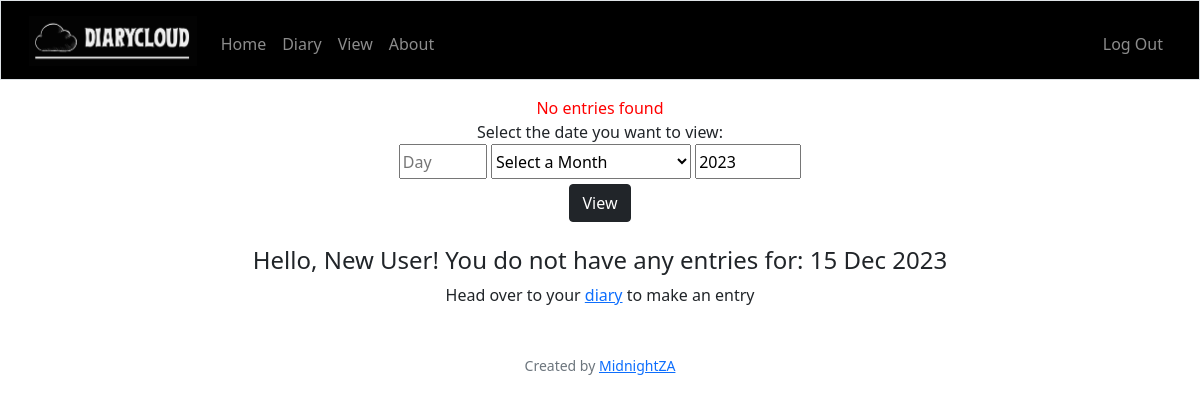
The page /view (signed in) on the database as committed earlier.
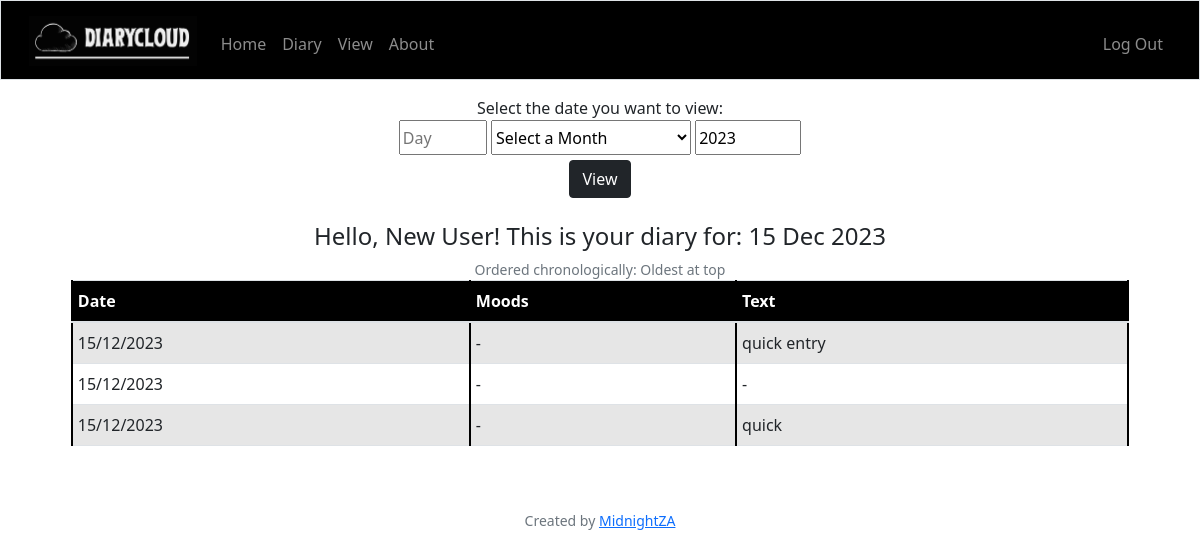
The same page on the database as committed later.
### tables this page shows
CREATE TABLE "users" ("id" INTEGER PRIMARY KEY AUTOINCREMENT UNIQUE NOT NULL, "username" TEXT UNIQUE NOT NULL, "hash" TEXT NOT NULL, "name" TEXT NOT NULL DEFAULT 'To DiaryCloud');

CREATE TABLE 'userdata' ("id" INTEGER PRIMARY KEY AUTOINCREMENT UNIQUE NOT NULL, "mood" TEXT, "user_id" TEXT NOT NULL, 'year'  DATETIME NOT NULL  , 'month'  DATETIME NOT NULL  , 'day'  DATETIME NOT NULL  , 'notes' TEXT, 'image' BLOB, 'text' TEXT, FOREIGN KEY ("user_id") REFERENCES users(id));

### app.py (the view, shortened to what this page needs)
@app.route("/view", methods=["GET", "POST"])
@login_required
def view():
    userid = db.execute("SELECT name FROM users WHERE id = ?;", session['user_id'])[0]['name']
    apology = ""
    if request.method == "GET":
        date = datetime.now()
        year = date.year
        month = date.month
        day = date.day
        try:
            text_db = db.execute("SELECT day, month, year, mood, text FROM userdata WHERE user_id=? AND day=? AND month=? AND year=?;",session['user_id'],day, month, year)
        except:
            text_db = "No entries found"
        if len(text_db) == 0:
            apology = "No entries found"
        return render_template("view.html", name=userid, text_db=text_db, day=day, month=calendar.month_abbr[int(month)], year=year, apology=apology)

### app.py (called while the page is built)
@app.after_request
def after_request(response):
    response.headers["Cache-Control"] = "no-cache, no-store, must-revalidate"
    response.headers["Expires"] = 0
    response.headers["Pragma"] = "no-cache"
    return response

### helpers.py (called while the page is built)
def login_required(f):
    @wraps(f)
    def decorated_function(*args, **kwargs):
        if session.get("user_id") is None:
            return redirect("/login")
        return f(*args, **kwargs)
    return decorated_function

### templates/view.html (shortened to what this page needs)
{% extends "layout.html" %}
{% block apology %}
    <p class="apology">{{ apology }}</p>
{% endblock %}
{% block main %}
    <div>
        <form action="/view" method="post">
            <p>Select the date you want to view: </p>
            <input type="number" name="day" id="day" placeholder="Day" min="1" max="31" autocomplete="off">
            <select class="month" name="month" id="month" value="{{ month }}">
                <option value="0">Select a Month</option>
            </select>
            <input type="number" name="year" id="year" placeholder="Year" min="2000" max="2050" value="{{ year }}" autocomplete="off">
            <br>
            <button class="btn btn-dark" id="view" type="submit">View</button>
        </form>
        <br>
        {% if apology != "No entries found" %}
            <h4>Hello, {{ name }}! This is your diary for: {{ day }} {{ month }} {{ year }}</h4>
            <p class="small text-center text-muted">Ordered chronologically: Oldest at top</p>
            <div class="diaryview">
                <table class="table table-hover table-striped">
                    <thead style="background-color: black; color: white;">
                        <tr>
                            <th class="text-start">Date</th>
                            <th class="text-start">Moods</th>
                            <th class="text-start">Text</th>
                        </tr>
                    </thead>
                    <tbody>
                        {% for row in text_db %}
                            <tr>
                                <td class="text-start">{{ row.day }}/{{ row.month }}/{{ row.year }}</td>
                                <td class="text-start">
                                    {% if not row.mood %}
                                        -
                                    {% else %}
                                        {% for word in row.mood.split() %}
                                            {{ word | capitalize }}
                                            <br>
                                        {% endfor %}
                                    {% endif %}
                                </td>
                                <td class="text-start">
                                    {% if not row.text %}
                                        -
                                    {% else %}
                                        {{ row.text }}
                                    {% endif %}
                                </td>
                            </tr>
                        {% endfor %}
                    </tbody>
                </table>
            </div>
        {% else %}
            <h4>Hello, {{ name }}! You do not have any entries for: {{ day }} {{ month }} {{ year }}</h4>
            <p>Head over to your <a href="/diary">diary</a> to make an entry</p>
        {% endif %}
    </div>
{% endblock %}

### templates/layout.html (shortened to what this page needs)
<!DOCTYPE html>
<html lang="en">
    <head>
        <link rel="stylesheet" href="https://cdn.jsdelivr.net/npm/bootstrap@4.1.3/dist/css/bootstrap.min.css">
        <link href="https://cdn.jsdelivr.net/npm/bootstrap@5.1.3/dist/css/bootstrap.min.css" rel="stylesheet">
        <link href="/static/styles.css" rel="stylesheet">
    </head>
    <body>
        <nav class="border navbar navbar-expand-md navbar-dark" style="background-color: black;">
            <div class="container-fluid">
                <a class="navbar-brand" href="/"><img src="static/logo_main.png" alt="Logo of DiaryCloud" height="50" filter=""></a>
                <div class="collapse navbar-collapse" id="navbar">
                    {% if session["user_id"] %}
                        <ul class="navbar-nav me-auto mt-2">
                            <li class="nav-item"><a class="nav-link" href="/">Home</a></li>
                            <li class="nav-item"><a class="nav-link" href="/diary">Diary</a></li>
                            <li class="nav-item"><a class="nav-link" href="/view">View</a></li>
                            <li class="nav-item"><a class="nav-link" href="/about">About</a></li>
                        </ul>
                        <ul class="navbar-nav ms-auto mt-2">
                            <li class="nav-item"><a class="nav-link" href="/logout">Log Out</a></li>
                        </ul>
                    {% endif %}
                </div>
            </div>
        </nav>
        <main class="container-fluid py-5 text-center">
            {% block apology %}{% endblock %}
            {% block main %}{% endblock %}
        </main>
        <footer class="mb-5 small text-center text-muted">
            Created by <a href="https://github.com/MidnightZA">MidnightZA</a>
        </footer>
    </body>
</html>

### static/styles.css (style rules this page uses)
nav .navbar-brand { font-size: xx-large; filter: invert(1); }
input { height: 35px; }
#view { margin-top: 5px; }
p { margin-top: 0; margin-bottom: 0; }
div.diaryview { background-color: inherit; text-align: left; padding-left: 5%; padding-right: 5%; }
.table>:not(caption)>*>* { padding-left: 5px; padding-right: 5px; border-left: 2px solid black; border-right: 2px solid black; }
select.month { height: 35px; width:200px; }
.py-5 { padding-top: 1rem!important; padding-bottom: 3rem!important; }

Rows that differ between the two databases and show on the page:
added userdata: day "15", month "12", year "2023", text "quick entry"
added userdata: day "15", month "12", year "2023"
added userdata: day "15", month "12", year "2023", text "quick"
Other text that changed with them:
{{ day }}: (not shown) → "15"
{{ month }}: (not shown) → "Dec"
{{ year }}: (not shown) → "2023"
{{ apology }}: "No entries found" → (not shown)
{{ day }}: "15" → (not shown)
{{ month }}: "Dec" → (not shown)
{{ year }}: "2023" → (not shown)
text no longer shown: "! You do not have any entries for: Head over to your diary to make an entry"
text now shown: "! This is your diary for: Ordered chronologically: Oldest at top Date Moods Text"
